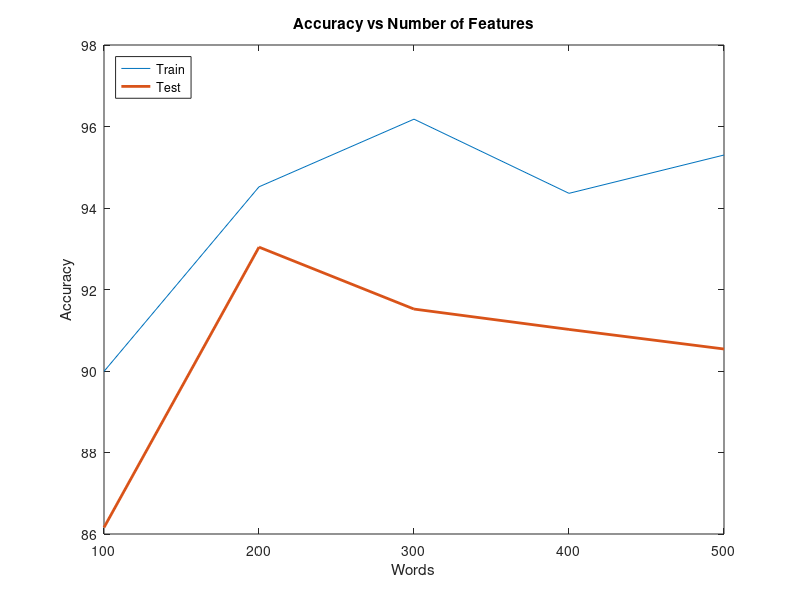

Here is the MATLAB script that generated this plot:
word = [100, 200, 300, 400, 500];
accuracy_train = [89.99, 94.52, 96.18, 94.36, 95.30];
accuracy_test = [86.16, 93.04, 91.52, 91.02, 90.54];
figure
plot(word, accuracy_train, word, accuracy_test, 'LineWidth', 2)
ylabel('Accuracy');              
xlabel('Words');                
legend('Train','Test', 'Location','northwest')
title('Accuracy vs Number of Features')